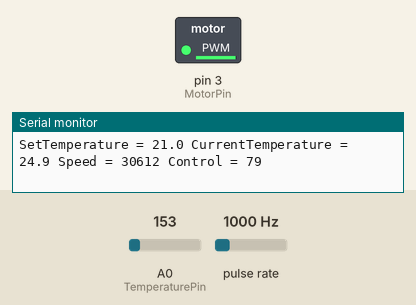
The sketch below on a simulated Arduino Uno, built with avr-gcc and run on an emulated ATmega328P. Shown: switched loads named in the sketch (green lamp = pin HIGH), the last lines printed to the serial monitor. Wiring (inferred from the names in the program): pulse sensor: data pin 2. The inputs (shaded band) are chosen by the test bench; at power-on: A0 (TemperaturePin) = 153, pulse rate 1000 Hz.

Above: at 1.2 s.
1.3 s: A0 (TemperaturePin) set to 133
At 1.34 s:
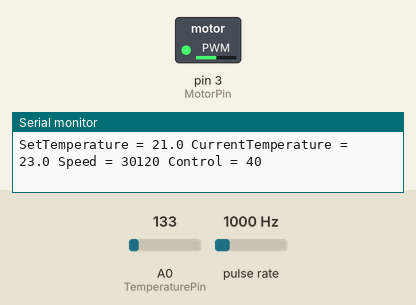
At 2.6 s:
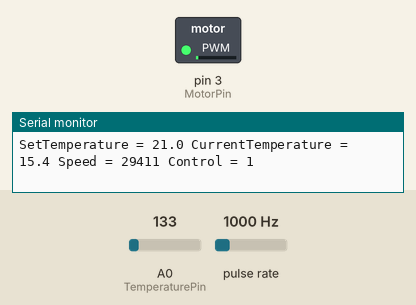
2.9 s: A0 (TemperaturePin) set to 221
At 2.98 s:
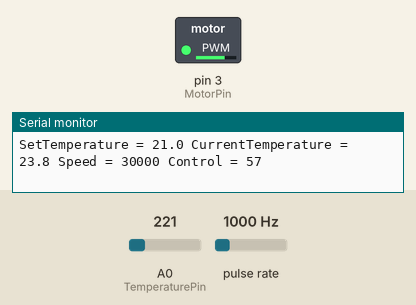
Timing chart, 0 to 5.9 s (numbered marks = the images above; inputs shaded):
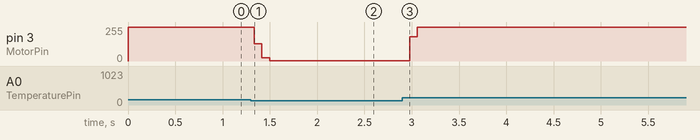

The sketch:

slave.ino
```cpp
/**
* Control code inspired from Grolleau et al.
* Additional thread: hardware interrupt for speed measurement
* Core thread: all other functions
**/


/*
Students:
Moussa Lamreni

Moses Mbugua
*/

/*
 *	Variables
 */
/* Set temperature */
const float setTemperature = 21.0;

/* Serial port baudrate*/
#define BDR 9600

/* Pin name affectation */
const int TemperaturePin = A0;
const int MotorPin = 3; /* PWM output connected with Timer 2*/
const int TachoPin = 2;	/* Ouput for generating Hardware interrupt for speed measuring*/

/* Temperature in degrees*/
float temperature = 0.0; ;

/* Program duration storage: 0 for controling; 1 for sending */
unsigned long durees[2];

/* Control gain*/
const int gain = 20;

/* Time storage */
unsigned long currentAppliTime = 0 ;

/* Sensor value*/
int value = 0 ;

/* Motor control */
int control = 0 ;

/* Speed in rpm (roations per minute)*/
unsigned int rpm = 0;

/* Half tour duration */
volatile unsigned long dureedemitour = 0;

/* Buffers for sending data*/
char monbuffer[80];
char monbuffer1[80];


/* Variables holding statechart states */
#define Attente4 0
#define Attente3 1
#define Attente2 2
#define Attente1 3

/*
* Convert value read on temperature sensor into degrees Celcius
* value: value between [0-255] for voltage between [0-5V]
*/
float voltage2temperature(int value) {
  return (4.9*value-500)/10;
}

/*
 *  Initialization thread
 */
void setup()
{
	/* Timer 2 for Motor control PWM signal generation, duty cycle is defined by control */
  pinMode(MotorPin,OUTPUT);
  /* Fast PWM Mode, non inverted */
  TCCR2A = 0x27;
  TCCR2B = 0x0A;
  /* Outuput A: prescale factor  for 16 Mhz/(OCR2A*8) frequency */
  OCR2A = 80;
  /* Duty cycle initialization */
  OCR2B = 1;

  /*Hardware interrupt for measuring speed from Tacho*/
  pinMode(TachoPin, INPUT_PULLUP);
  attachInterrupt(digitalPinToInterrupt(TachoPin),tachoChange,CHANGE);

  /* Initialization of USB speed */
  Serial.begin(BDR);

  /*Initial temperature*/
  temperature = voltage2temperature(analogRead(TemperaturePin));
}

/*
 * Additional thread:
 * ISR (Interrupt Service Routine) for Hardware interrupt for measuring fan speed
 * Statechart
 */
void tachoChange()
{
  static unsigned long t1 = 0;
  static unsigned long t2 = 0;
  static char etat = Attente4;
  unsigned long tmp = 0 ;

  noInterrupts();		/* following code is non interruptible */
  tmp = micros();
  switch (etat) {
    case Attente4:
      t1=tmp;
      etat= Attente3;
      break;
    case Attente3:
      t2=tmp;
      etat= Attente2;
      break;
    case Attente2:
      dureedemitour =tmp-t1;
      t1=tmp;
      etat= Attente1;
      break;
    case Attente1:
      dureedemitour =tmp-t2;
      t2=tmp;
      etat=Attente2;
      break;


  }
  interrupts();		/* End of critical code*/
}


/*
 * Calculate speed from ISR, in rpm (rotations per minute): (60 secondes/2)/dureedemitour
 * dureedemitour is in µs
 */
unsigned int readSpeed()
{
  unsigned long d;
  noInterrupts();
  d = dureedemitour;
  interrupts();
  return 30000000/d;
}

/*
 *  Send data on serial port
 */
void sendSignals(const float setTemperature, float temperature, unsigned int rpm, int control)
{
  int temp1,temp2, temp3, temp4;
  temp1 = floor(setTemperature);
  temp2 = floor((setTemperature-temp1)*10);
  temp3 = floor(temperature);
  temp4 = floor((temperature-temp3)*10);
  sprintf(monbuffer,"SetTemperature = %d.%d CurrentTemperature = %d.%d Speed = %u Control = %u   \n\r" ,temp1, temp2, temp3, temp4, rpm, control);
  Serial.write(monbuffer,strlen(monbuffer));
  Serial.flush();


}

/*
 * Define duty cycle of PWM control signal generated by Timer 2
 * Duty cycle in [1-79]
 */
void controlMotor(unsigned int val)
{
  OCR2B = val;
}

/*
 * Function to saturate value
 * v: input value
 * Min: minimum output value
 * Max: maximum output value
 */
int saturateControl(int v, int Min, int Max)
{
  if (v>Max) return Max;
  if (v<Min) return Min;
  return v;
}


/*
 * Core thread: infinite loop
 */
void loop()
{
	/* number of microseconds since Arduino board began running current program */
  currentAppliTime = micros();

  /* Acquire, filter and convert into degrees */
  value = analogRead(TemperaturePin);
  temperature = 0.8*temperature+0.2*voltage2temperature(value);

  /* Calculate, saturate and apply control */
  control = saturateControl((temperature-setTemperature)*gain,1, 79);
  controlMotor(control);

  /* Calculate control stage duration*/
  durees[0] = micros()-currentAppliTime;

  /* Read speed */
  rpm = readSpeed();

  /* Send signals to master*/
  sendSignals(setTemperature,temperature,rpm,control);
}
```

Measured:
- after the input at 1.3 s, pin 3 (MotorPin): 252/255 → 128/255 at once, → 26/255 0.08 s later, → 3/255 0.08 s later
- after the input at 2.9 s, pin 3 (MotorPin): 3/255 → 182/255 after 0.08 s, → 252/255 0.08 s later
